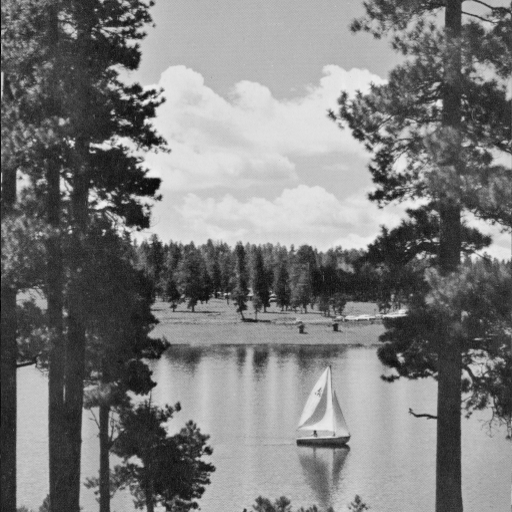
%> input picture exercise 1/lake.tif, 512 x 512 px
$ octave tamrin8_hist_maching.m   (GNU Octave 9; MATLAB toolbox functions it lacks are replaced by stand-ins)
%> lines starting %> are read from the running program, lines starting %| are printed output that depends on the picture
clc;
clear;
close all;
%% Load Image
i=imread('lake.tif');
%> i is the input picture: size 512x512 uint8; min 1, max 240, mean 124.4
nPixel=numel(i);
%> nPixel = 262144
%% hist matching one
mu=50;
sigma=30;
H=@(x) exp(-1/(2*sigma^2)*(x-mu).^2);

x=-50:255;

hgram=H(x);
hgram=round(nPixel*hgram/sum(hgram));

i2=histeq(i,hgram);
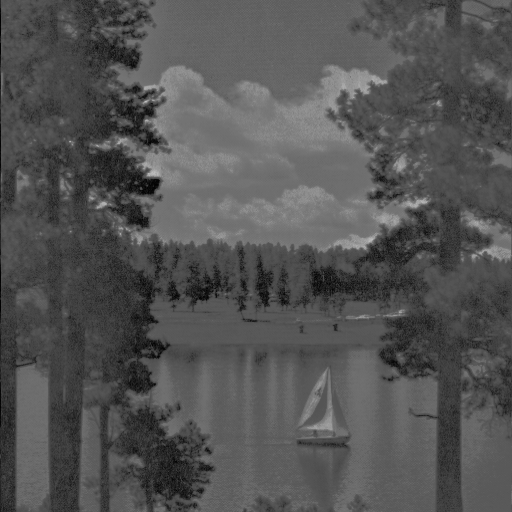
%> i2: size 512x512 uint8; min 0, max 189, mean 83.6
% Show Results
figure;
subplot(2,2,1); imshow(i); title('Original Image');
subplot(2,2,2); imshow(i2); title('Result of hist maching Guasian');
subplot(2,2,3); imhist(i);
subplot(2,2,4); imhist(i2);
%> after `imhist(i2)`:
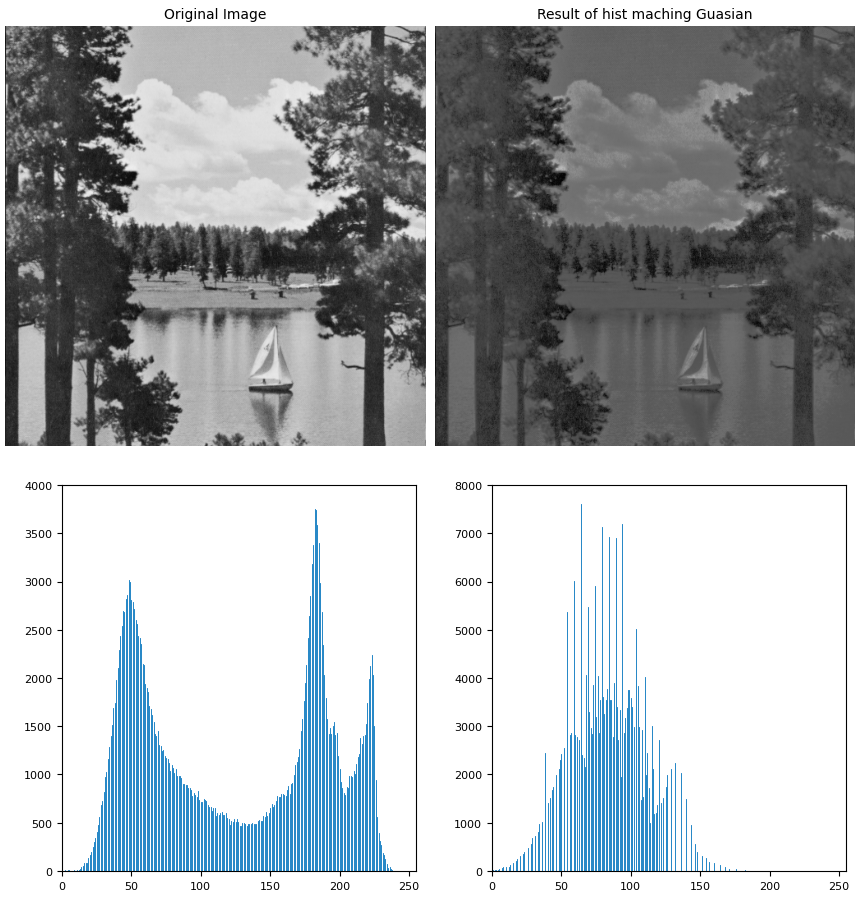
%> figure redrawn from the program's plot data, 4 panels

%% hist matching two
H=@(x) sqrt(x);
x=150:255;

hgram=H(x);
hgram=round(nPixel*hgram/sum(hgram));
%> hgram = 106 values from 2135 to 2783

i2=histeq(i,hgram);
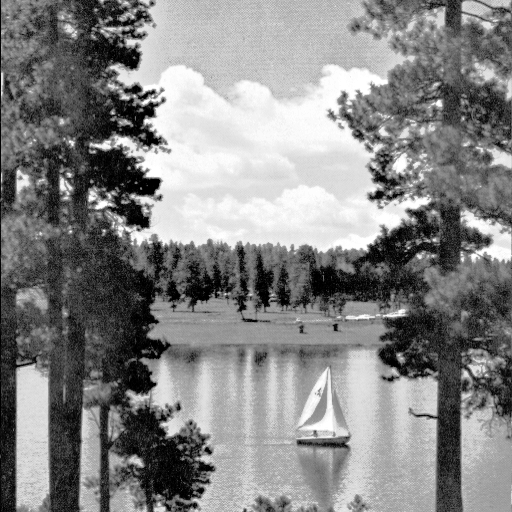
%> i2: size 512x512 uint8; min 0, max 255, mean 132.9
% Show Results
figure;
subplot(2,2,1); imshow(i); title('Original Image');
subplot(2,2,2); imshow(i2); title('Result of hist maching radical x');
subplot(2,2,3); imhist(i);
subplot(2,2,4); imhist(i2);
%> after `imhist(i2)`:
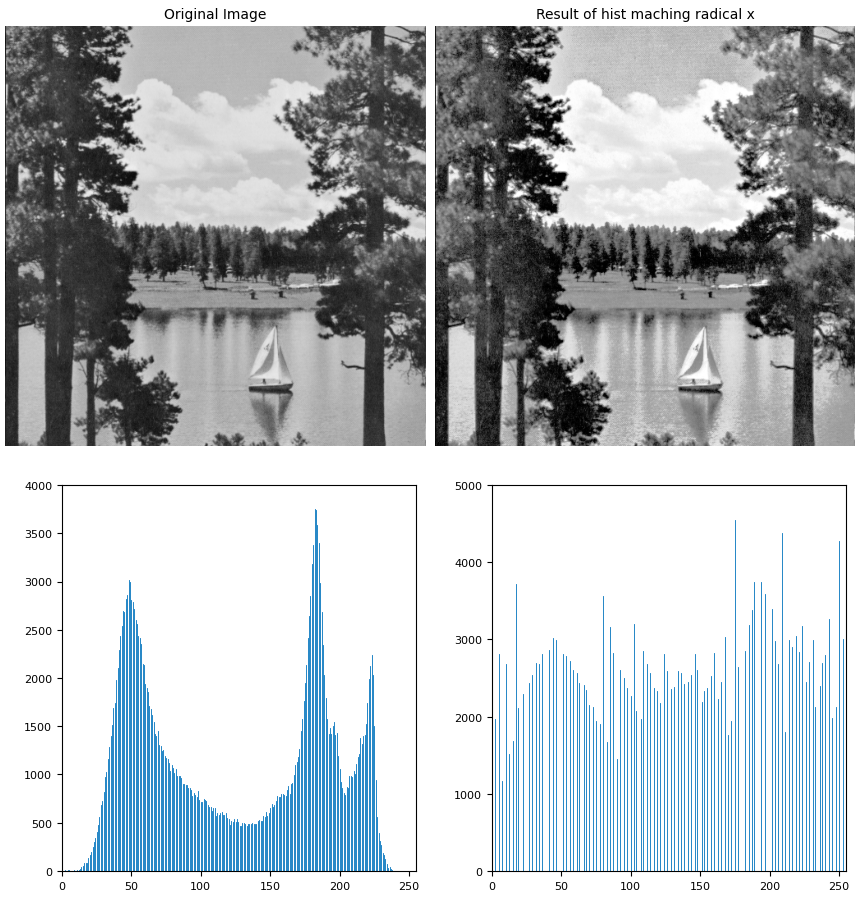
%> figure redrawn from the program's plot data, 4 panels

%% hist matching three
H=@(x) x.^(5);
x=0:255;

hgram=H(x);
hgram=round(nPixel*hgram/sum(hgram));
%> hgram = 256 values from 0 to 6096

i2=histeq(i,hgram);
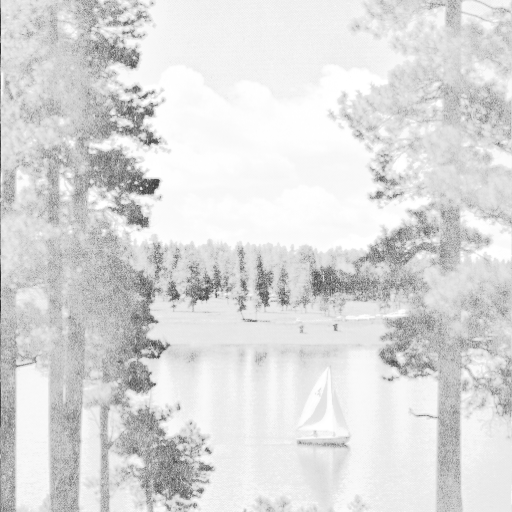
%> i2: size 512x512 uint8; min 43, max 255, mean 219
% Show Results
figure;
subplot(2,2,1); imshow(i); title('Original Image');
subplot(2,2,2); imshow(i2); title('Result of hist maching x^5');
subplot(2,2,3); imhist(i);
subplot(2,2,4); imhist(i2);
%> after `imhist(i2)`:
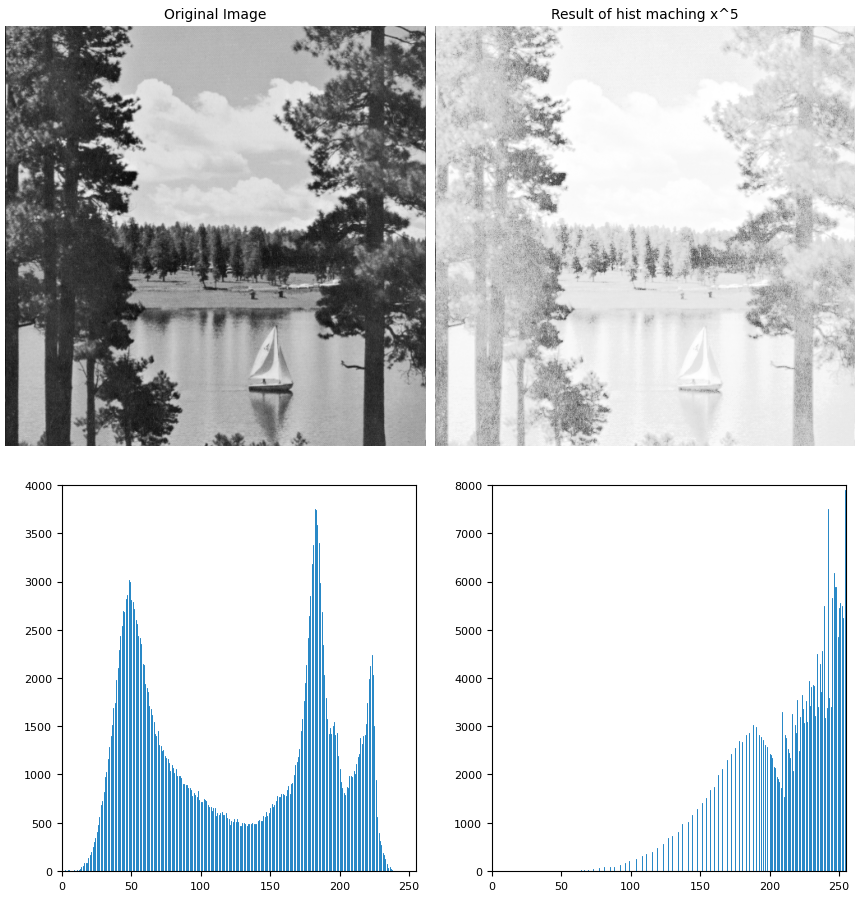
%> figure redrawn from the program's plot data, 4 panels

$ run again, with exercise 1/house.tif copied over exercise 1/lake.tif
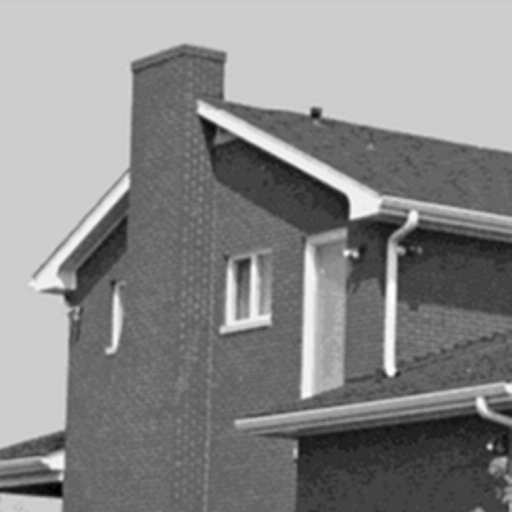
%> input picture exercise 1/house.tif, 512 x 512 px
%> i is the input picture: size 512x512 uint8; min 0, max 254, mean 136.5
%> `i2=histeq(i,hgram);`:
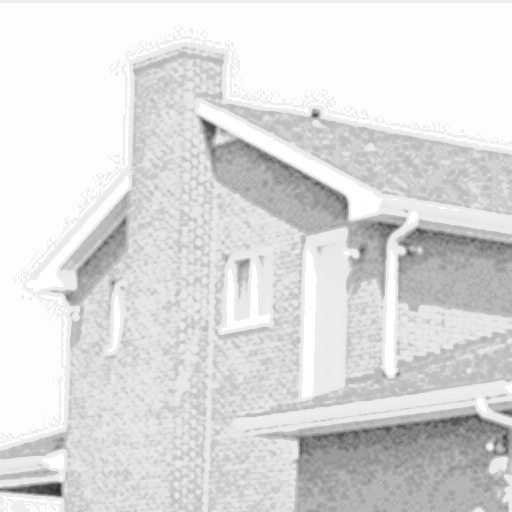
%> i2: size 512x512 uint8; min 49, max 255, mean 220.8
%> `imhist(i2)`:
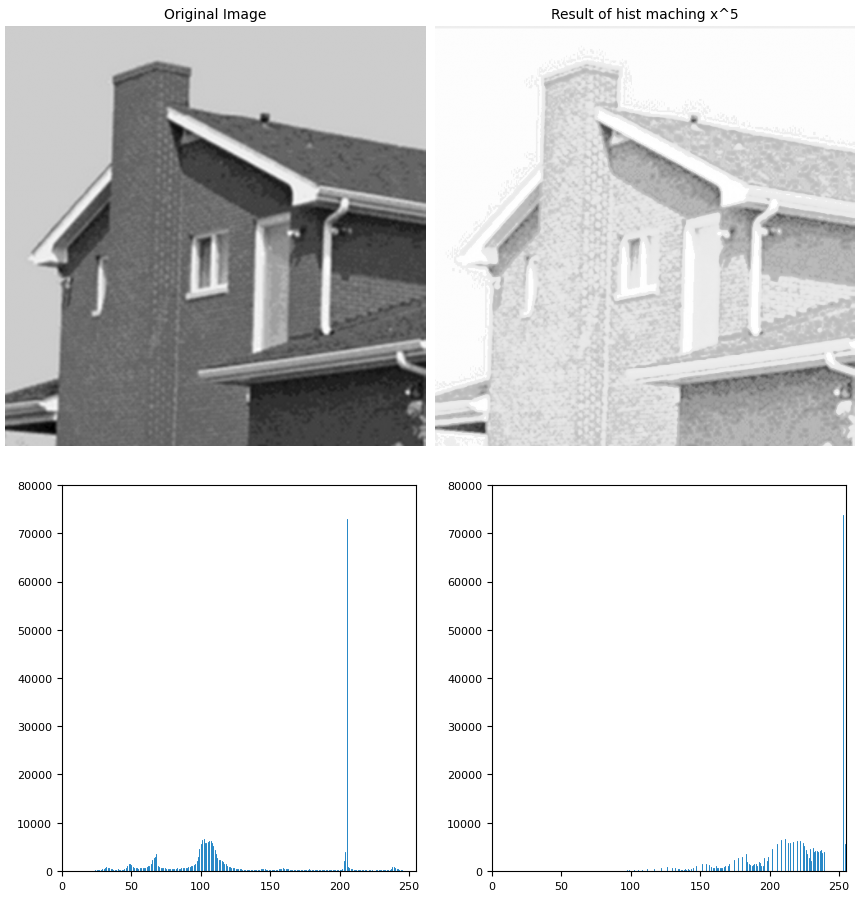
%> figure redrawn from the program's plot data, 4 panels

$ run again, with exercise 1/flwr.jpg saved as exercise 1/lake.tif
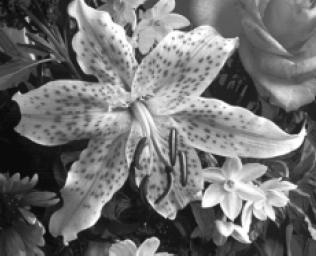
%> input picture exercise 1/flwr.jpg, 316 x 257 px
%> i is the input picture: size 257x316x3 uint8; min 2, max 255, mean 112.9
%> `i2=histeq(i,hgram);`:
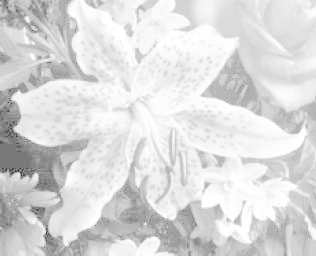
%> i2: size 257x316x3 uint8; min 42, max 255, mean 218.9
%> `imhist(i2)`:
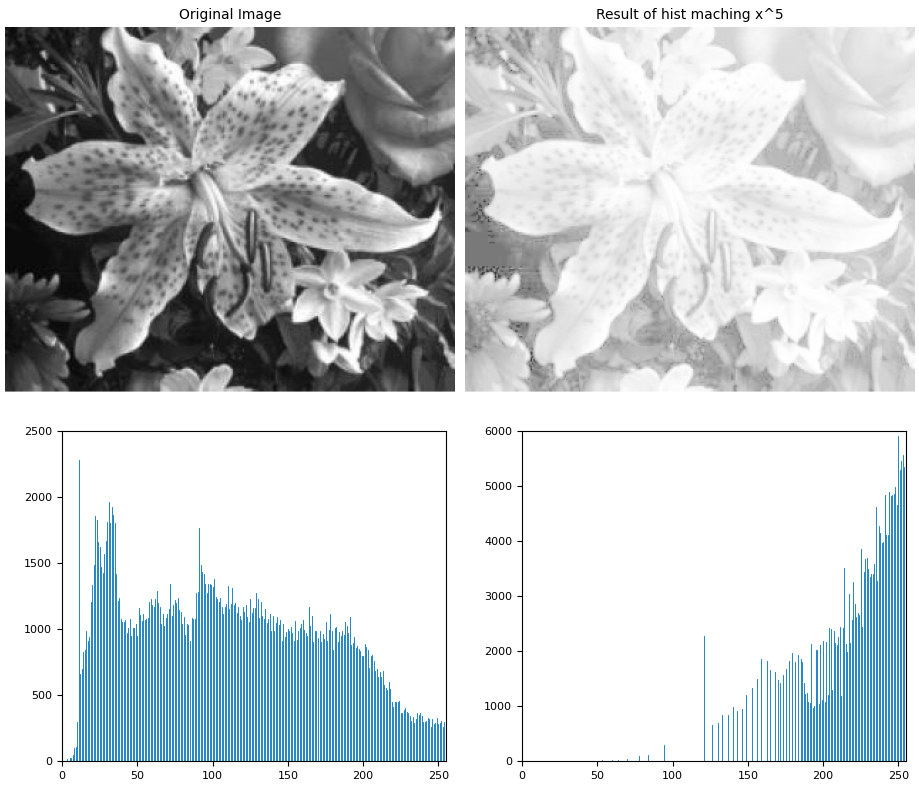
%> figure redrawn from the program's plot data, 4 panels
